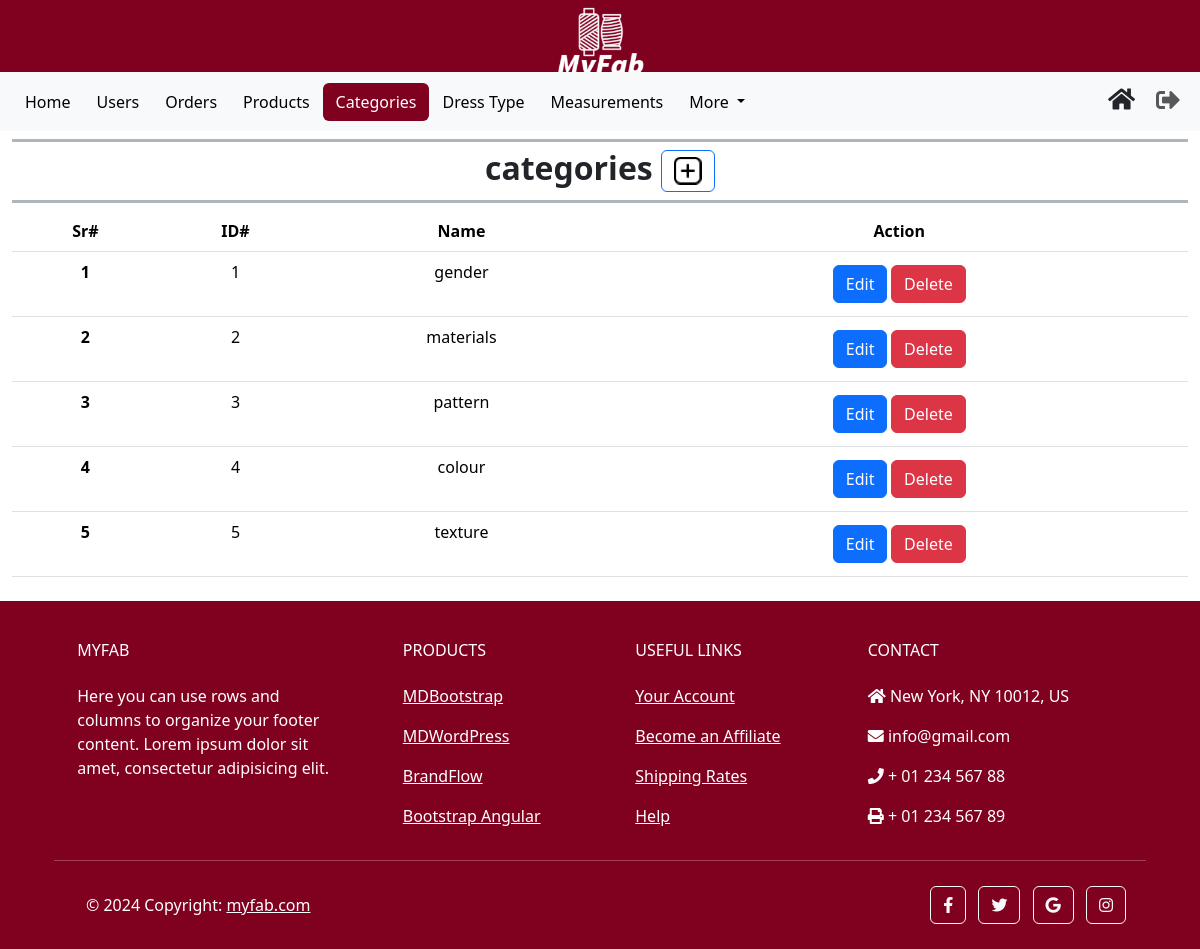
Screenshot of /custom_admin/categories/ (signed in) with the database file from the repository.
### main/models.py (models this page shows, shortened)
class Category(models.Model):
    name = models.CharField(max_length=100, unique=True)

### custom_admin/views.py (the view)
# urls.py: path('categories/', AdminCategories.as_view(), name='admin_categories'),
class AdminCategories(View):
    def get(self, request):
        categories = Category.objects.all()
        context = {'categories': categories}
        return render(request, 'admin_categories.html', context)

### templates/admin_categories.html (shortened to what this page needs)
{% extends 'admin_base.html' %}
{% load static %}
{% block content %}
<nav class="navbar navbar-expand-lg bg-body-tertiary">
    <div class="container-fluid">
        <div class="collapse navbar-collapse" id="navbarSupportedContent">
            <ul class="navbar-nav d-flex align-items-center me-auto mb-2 mb-lg-0">
                <li class="nav-item">
                    <a class="btn text-black" href="{% url "custom_admin:admin_home" %}">
                        Home
                    </a>
                </li>
                <li class="nav-item">
                    <a class="btn text-black" href="{% url "custom_admin:admin_users" %}">
                        Users
                    </a>
                </li>
                <li class="nav-item">
                    <a class="btn text-black" href="{% url "custom_admin:admin_orders" %}">
                        Orders
                    </a>
                </li>
                <li class="nav-item">
                    <a class="btn text-black" href="{% url "custom_admin:admin_products" %}">
                        Products
                    </a>
                </li>
                <li class="nav-item">
                    <a class="btn text-white" href="{% url "custom_admin:admin_categories" %}"
                        style="background-color: #800020;">
                        Categories
                    </a>
                </li>
                <li class="nav-item">
                    <a class="btn text-black" href="{% url "custom_admin:admin_usages" %}">
                        Dress Type
                    </a>
                </li>
                <li class="nav-item">
                    <a class="btn text-black" href="{% url "custom_admin:admin_measurements" %}">
                        Measurements
                    </a>
                </li>
                <li class="nav-item dropdown">
                    <a class="btn text-black dropdown-toggle" href="#" role="button" data-bs-toggle="dropdown"
                        aria-expanded="false">
                        More
                    </a>
                </li>
            </ul>
            <ul class="navbar-nav d-flex flex-row justify-content-center  ms-auto mb-2 mb-lg-0">
                <li class="nav-item ms-3 ms-lg-0">
                    <a class="btn" href="{% url "main:home" %}"
                        data-toggle="tooltip" title="User Home">
                        <i style="font-size:24px" class="fa">&#xf015;</i>
                    </a>
                </li>
                <li class="nav-item ms-3 ms-lg-0">
                    <form action="{% url 'accounts:logout' %}" method="post">
                        <button type="submit" class="nav-link" style="border: none; background: none;"
                            data-toggle="tooltip" title="Logout">
                            <i style='font-size:24px' class='fas'>&#xf2f5;</i>
                        </button>
                    </form>
                </li>
            </ul>
        </div>
    </div>
</nav>
    <section class="mb-2">
        <div class="container-fluid">
            <div class="container-fluid text-center px-0">
                <h5 class="border-bottom border-top border-3 border-dark-subtle fw-bold fs-2 fs-lg-5 mt-2">
                    categories
                    <span>
                        <button class="btn btn-outline-primary my-2" onclick="window.location.href='{% url 'custom_admin:admin_category_add' %}'">
                            <img class="logo" src="{% static 'images/add_icon.png' %}" alt="add">
                        </button>
                    </span>
                </h5>
            </div>
            <div class="row h-100">
                <div class="col-12">
                    <div class="table-responsive text-center">
                        <table class="table  table-hover">
                            <thead>
                            <tr>
                                <th scope="col">Sr#</th>
                                <th scope="col">ID#</th>
                                <th scope="col">Name</th>
                                <th scope="col">Action</th>
                            </tr>
                            </thead>
                            <tbody>
                                {% for category in categories %}
                                <tr>
                                    <th scope="row">{{forloop.counter}}</th>
                                    <td>{{ category.id }}</td>
                                    <td>{{ category.name }}</td>
                                    <td>
                                        <button class="btn btn-sm">
                                            <a href="{% url "custom_admin:admin_category_edit" category.id %}" class="btn btn-primary">Edit</a>
                                            <a href="{% url "custom_admin:admin_category_delete" category.id %}" class="btn btn-danger">Delete</a>
                                        </button>
                                    </td>
                                </tr>
                                {% endfor %}
                            </tbody>
                        </table>
                    </div>
                </div>
            </div>
        </div>
    </section>
{% endblock content %}

### rows the page displays
Category: id "1", name "gender"
Category: id "2", name "materials"
Category: id "3", name "pattern"
Category: id "4", name "colour"
Category: id "5", name "texture"
